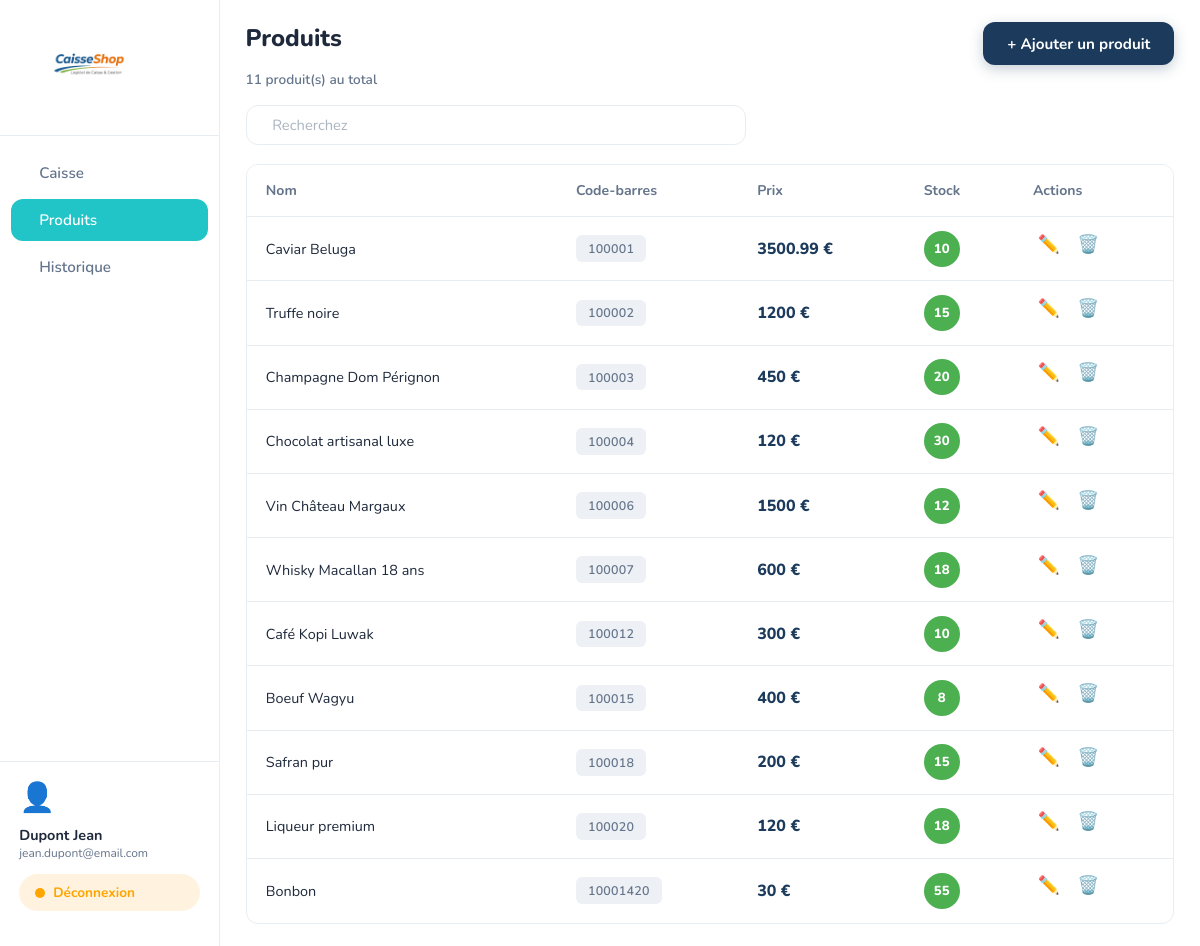
Screenshot of /FrontOffice/produits.php (signed in) with the database file from the repository.
### tables this page shows
CREATE TABLE `produits` (
  `Id` int(11) NOT NULL,
  `NomProduit` varchar(25) NOT NULL,
  `Description` text NOT NULL,
  `Prix` float NOT NULL,
  `Stock` int(11) NOT NULL,
  `CodeBarres` varchar(12) NOT NULL
);

### FrontOffice/produits.php (the view, shortened to what this page needs)
<?php
require_once(__DIR__ . '/../BDD/ConnexionBDD.php');
$sqlQuery='SELECT * FROM  produits';
$params = [];
$selectPro=$mysqlClient->prepare($sqlQuery);
$selectPro->execute($params);
$Produits=$selectPro->fetchAll();
$stmt = $mysqlClient->prepare("SELECT COUNT(*) AS total FROM produits");
$stmt->execute();
$resultat = $stmt->fetch();
$totalProduits = $resultat['total'];
?>
<!DOCTYPE html>
<html lang="fr">
<head>
    <link rel="stylesheet" href="../css/produits.css">
    <link rel="stylesheet" href="../css/caisse.css">
</head>
<body>
<aside class="sidebar">
    <div class="sidebar-logo">
        <img src="../Images/logo-caisse.png" alt="CaisseShop">
    </div>
    <nav class="sidebar-nav">
        <a href="caisse.php" class="nav-item">
            <span>Caisse</span>
        </a>
        <a href="produits.php" class="nav-item active">
            <span>Produits</span>
        </a>
        <a href="historique.php" class="nav-item">
            <span>Historique</span>
        </a>
    </nav>
    <div class="sidebar-user">
        <div class="user-avatar">👤</div>
        <div class="user-info">
            <span class="user-name"><?php echo $_SESSION['USER_CONNEXION']['nom'].' '.$_SESSION['USER_CONNEXION']['prenom'] ?></span>
            <span class="user-email"><?php echo $_SESSION['USER_CONNEXION']['email'] ?></span>
        </div>
        <form action="deconnexion.php" class="btn-logout">
            <span class="logout-dot"></span>
            <button type="submit"> Déconnexion </button>
        </form>
    </div>
</aside>
<main class="main-content">
    <div class="produits-header">
        <div>
            <h1 class="page-title">Produits</h1>
            <p class="produits-count"><?php echo $totalProduits; ?> produit(s) au total</p>
        </div>
        <button class="btn-ajouter" onclick="window.location.href='AjouterProduit.php'">+ Ajouter un produit</button>
    </div>
     <form action="produits.php">
        <div class="produits-search">
            <input type="text" placeholder="Recherchez" name="Search">
        </div>
    </form>
    <div class="table-wrapper">
        <table class="produits-table">
            <thead>
                <tr>
                    <th>Nom</th>
                    <th>Code-barres</th>
                    <th>Prix</th>
                    <th>Stock</th>
                    <th>Actions</th>
                </tr>
            </thead>
            <tbody>
            <?php for ($i = 0; $i < count($Produits); $i++) {?>
                <tr>
                    <td><?php echo $Produits[$i]['NomProduit']?></td>
                    <td><span class="barcode-badge"><?php echo $Produits[$i]['CodeBarres']?></span></td>
                    <td class="price"><?php echo $Produits[$i]['Prix']?> €</td>
                    <td><span class="stock-badge"><?php echo $Produits[$i]['Stock']?></span></td>
                    <td class="actions">
                        <form action="Modifier_Produit.php" method="POST">
                        <button class="btn-edit" onclick="window.location.href='Modifier_Produit.php'">✏️</button>
                        </form>
                        <form action="produits.php" method="POST">
                        <button class="btn-delete">🗑️</button>
                        </form>
                    </td>
                </tr>
            <?php }?>
            </tbody>
        </table>
    </div>
</main>
</body>
</html>

### css/produits.css (style rules this page uses)
.produits-header { display: flex; align-items: flex-start; justify-content: space-between; margin-bottom: 1rem; }
.produits-count { font-size: .85rem; color: var(--text-muted); font-weight: 600; margin-top: .15rem; }
.btn-ajouter { padding: .7rem 1.5rem; background: var(--navy); color: var(--white); font-family: inherit; font-size: .95rem; font-weight: 700; border: none; border-radius: var(--radius); cursor: pointer; transition: background .15s, transform .15s; box-shadow: 0 4px 14px rgba(27,58,92,.25); }
.produits-search { display: flex; align-items: center; gap: .6rem; background: var(--white); border: 1.5px solid var(--border); border-radius: var(--radius); padding: .55rem 1rem; margin-bottom: 1.2rem; max-width: 500px; }
.produits-search input { border: none; outline: none; font-family: inherit; font-size: .92rem; color: var(--text-dark); width: 100%; background: transparent; }
.produits-search input::placeholder { color: #aab4c0; }
.table-wrapper { background: var(--white); border: 1.5px solid var(--border); border-radius: var(--radius); overflow-y: auto; flex: 1; }
.produits-table { width: 100%; border-collapse: collapse; }
.produits-table thead th { padding: 1rem 1.2rem; text-align: left; font-size: .88rem; font-weight: 700; color: var(--text-muted); background: var(--white); border-bottom: 1.5px solid var(--border); white-space: nowrap; }
.produits-table tbody tr { border-bottom: 1px solid var(--border); transition: background .12s; }
.produits-table tbody tr:last-child { border-bottom: none; }
.produits-table tbody td { padding: .85rem 1.2rem; font-size: .9rem; color: var(--text-dark); vertical-align: middle; }
.barcode-badge { display: inline-block; background: #edf0f4; color: var(--text-muted); font-size: .78rem; font-weight: 600; padding: .3rem .75rem; border-radius: 6px; letter-spacing: .02em; }
.produits-table td.price { font-size: 1rem; font-weight: 800; color: var(--navy); }
.stock-badge { display: inline-flex; align-items: center; justify-content: center; width: 36px; height: 36px; border-radius: 50%; background: #4caf50; color: var(--white); font-size: .82rem; font-weight: 800; }
.actions { display: flex; align-items: center; gap: .5rem; }
.btn-edit, .btn-delete { background: none; border: none; cursor: pointer; font-size: 1.1rem; padding: .3rem; border-radius: 6px; transition: background .15s, transform .12s; line-height: 1; }

### rows the page displays
produits: NomProduit "Caviar Beluga", CodeBarres "100001", Prix "3500.99", Stock "10"
produits: NomProduit "Truffe noire", CodeBarres "100002", Prix "1200", Stock "15"
produits: NomProduit "Champagne Dom Pérignon", CodeBarres "100003", Prix "450", Stock "20"
produits: NomProduit "Chocolat artisanal luxe", CodeBarres "100004", Prix "120", Stock "30"
produits: NomProduit "Vin Château Margaux", CodeBarres "100006", Prix "1500", Stock "12"
produits: NomProduit "Whisky Macallan 18 ans", CodeBarres "100007", Prix "600", Stock "18"
produits: NomProduit "Café Kopi Luwak", CodeBarres "100012", Prix "300", Stock "10"
produits: NomProduit "Boeuf Wagyu", CodeBarres "100015", Prix "400", Stock "8"
produits: NomProduit "Safran pur", CodeBarres "100018", Prix "200", Stock "15"
produits: NomProduit "Liqueur premium", CodeBarres "100020", Prix "120", Stock "18"
produits: NomProduit "Bonbon", CodeBarres "10001420", Prix "30", Stock "55"

### other values shown
$_SESSION['USER_CONNEXION']['nom'] "Dupont"
$_SESSION['USER_CONNEXION']['prenom'] "Jean"
$_SESSION['USER_CONNEXION']['email'] "jean.dupont@email.com"
$totalProduits "11"
